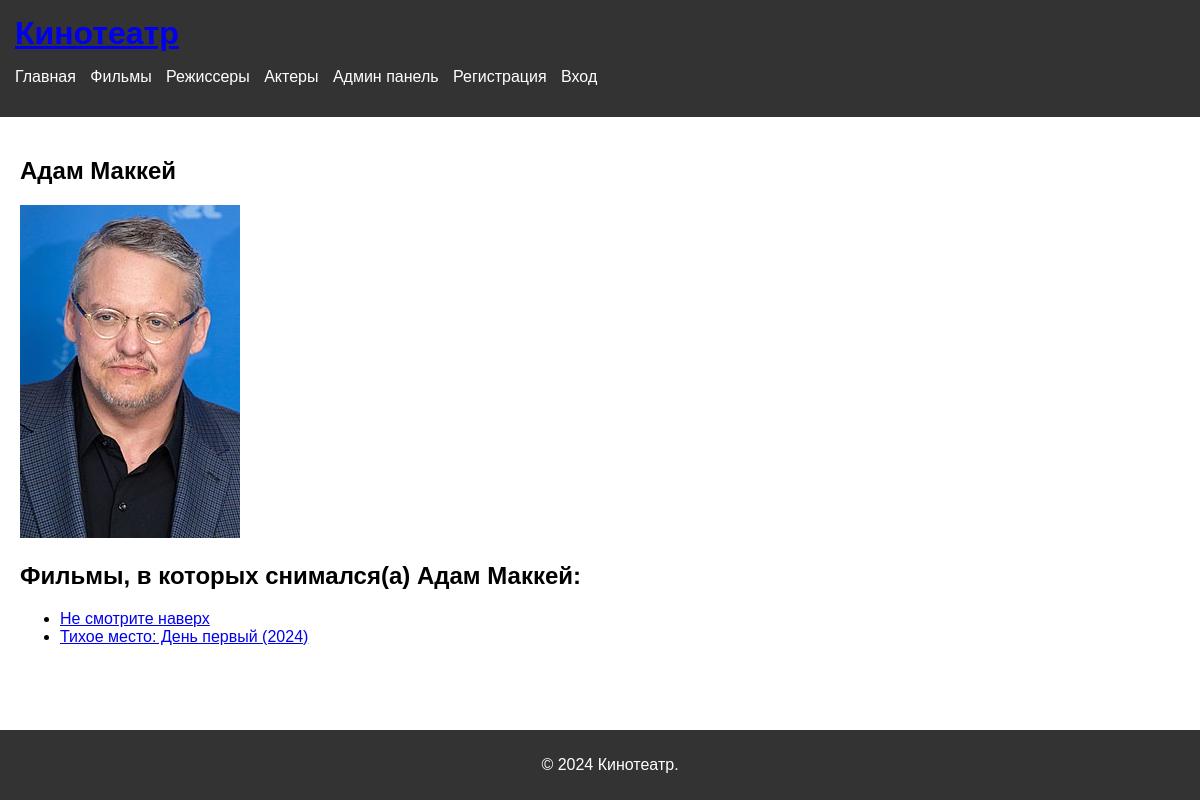
The page /directors/1/ on the database its author committed.
### kinoteatr/models.py (models this page shows, shortened)
class Director(models.Model):  #
    name = models.CharField(max_length=150)
    foto = models.ImageField(upload_to='media/fotodirector')

class Movie(models.Model):
    title = models.CharField(max_length=200)
    description = models.TextField(max_length=500)
    genre = models.ForeignKey(Genre, on_delete=models.CASCADE)
    director = models.ForeignKey(Director, on_delete=models.CASCADE)
    actor = models.ManyToManyField(Actor)
    poster = models.ImageField(upload_to='media/fotoposter')

### kinoteatr/views.py (the view)
# urls.py: path('directors/<int:pk>/', views.director_detail, name='director_detail'),
def director_detail(request, pk):
    director = get_object_or_404(Director, pk=pk)
    return render(request, 'cinema/director_detail.html', {'director': director})

### kinoteatr/templates/cinema/director_detail.html (shortened to what this page needs)
{% extends 'cinema/base.html' %}
{% block content %}
<div class="director-detail">
    <h2>{{ director.name }}</h2>
    <img src="{{ director.foto.url }}" alt="{{ director.name }}">
    {% if director.movie_set.all %}
    <h2>Фильмы, в которых снимался(а) {{ director.name }}:</h2>
    <ul>
        {% for movie in director.movie_set.all %}
        <li>
            <a href="{% url 'movie_detail' movie.pk %}">{{ movie.title }}</a>
        </li>
        {% endfor %}
    </ul>
    {% else %}
    <p>Данный актер не участвовал в съёмках ни в одном фильме.</p>
    {% endif %}
</div>
{% endblock %}

### static/styles.css (style rules this page uses)
body { font-family: Arial, sans-serif; margin: 0; padding: 0; display: flex; flex-direction: column; min-height: 100vh; }

### rows shown on the page
Director: name "Адам Маккей", foto (picture)
Movie: title "Не смотрите наверх"
Movie: title "Тихое место: День первый (2024)"
